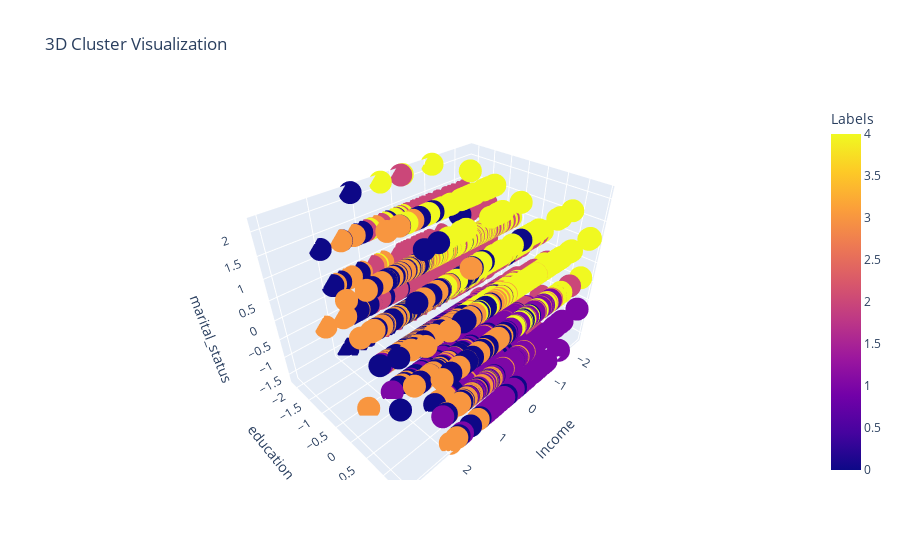

The cell this chart's notebook holds for it:
### Code cell
fig = px.scatter_3d(train_data, x='Income', y='education_status', z='marital_status', color='Labels', title='3D Cluster Visualization')
fig.show()

### Figure 1 — Plotly figure (JSON) as saved in the notebook; plotly's stock layout.template omitted (floating-point values rounded to 4 significant figures; data arrays with more than 128 entries replaced by an {"elided": "..."} marker saying what was removed)
{"data": [{"hovertemplate": "Income=%{x}<br>education_status=%{y}<br>marital_status=%{z}<br>Labels=%{marker.color}<extra></extra>", "legendgroup": "", "marker": {"color": {"elided": "2021 int values"}, "coloraxis": "coloraxis", "symbol": "circle"}, "mode": "markers", "name": "", "scene": "scene", "showlegend": false, "type": "scatter3d", "x": {"elided": "2021 float values"}, "y": {"elided": "2021 float values"}, "z": {"elided": "2021 float values"}}], "layout": {"coloraxis": {"colorbar": {"title": {"text": "Labels"}}, "colorscale": [[0, "#0d0887"], [0.1111, "#46039f"], [0.2222, "#7201a8"], [0.3333, "#9c179e"], [0.4444, "#bd3786"], [0.5556, "#d8576b"], [0.6667, "#ed7953"], [0.7778, "#fb9f3a"], [0.8889, "#fdca26"], [1, "#f0f921"]]}, "legend": {"tracegroupgap": 0}, "scene": {"domain": {"x": [0, 1], "y": [0, 1]}, "xaxis": {"title": {"text": "Income"}}, "yaxis": {"title": {"text": "education_status"}}, "zaxis": {"title": {"text": "marital_status"}}}, "title": {"text": "3D Cluster Visualization"}}}
